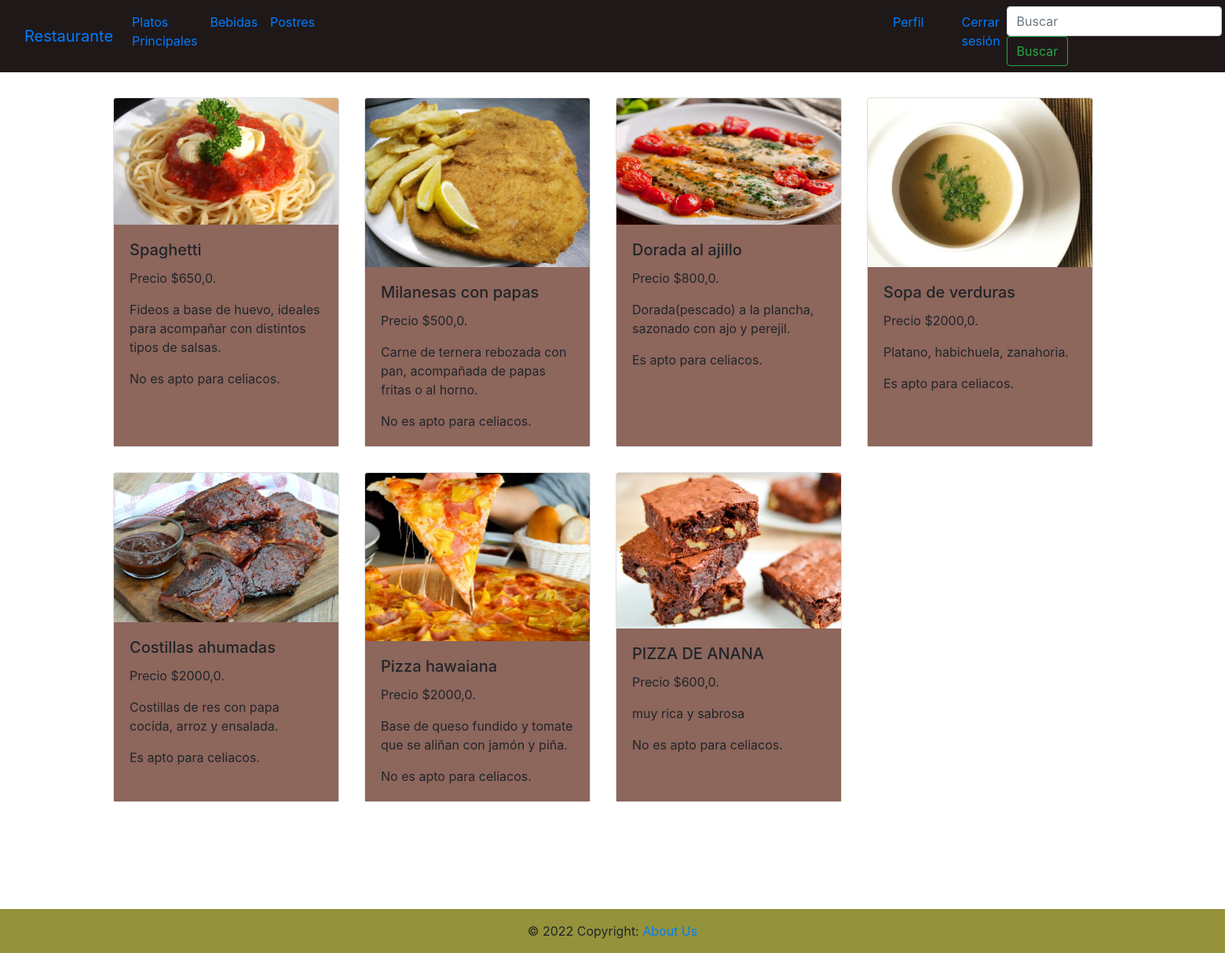
/lunch/foods_list/ (signed in), run on the app's committed database.
### lunch/models.py (models this page shows, shortened)
class principal(models.Model):
    name = models.CharField(max_length=40)
    price = models.FloatField()
    description = models.CharField(max_length=300, blank=True, null=True)
    celiac = models.BooleanField()
    image = models.ImageField(upload_to='lunch/', blank=True, null=True)

### lunch/views.py (the view)
# urls.py: path("foods_list/", foods_list , name="foods_list"),
def foods_list(request):
    foods = principal.objects.all()
    context= {
        "foods": foods
    }
    return render(request, "foods/foods_list.html", context=context)

### templates/foods/foods_list.html (shortened to what this page needs)
{% extends "base.html" %}
{% block contenido_que_cambia %}
<div   style="margin-top:2rem; margin-left:7rem; margin-bottom:7rem ; display: flex; flex-direction: row; flex-wrap: wrap; max-width: 100vmin;
min-width: 80vmax">
{% for food in foods %}
<div class="card" style="width: 18rem; margin-bottom:2rem; margin-left:2rem">
    {% if food.image %}
    <img src="{{food.image.url}}" class="card-img-top">
    {% endif %}
        <div class="card-body" style="background-color:rgba(141, 102, 92)">
            <h5 class="card-title"> {{ food.name }}</h5>
            <p class="card-text">Precio ${{ food.price }}.
            <p></p>    {{food.description}}
            <p></p> {% if food.celiac == True %} Es apto para celiacos.{% else %} No es apto para celiacos. {%endif%}
        </div>
    </div>
    {%endfor%}
    {% endblock %}

### templates/base.html (style rules this page uses)
body { background-image: url('https://images.pexels.com/photos/326279/pexels-photo-326279.jpeg?auto=compress&cs=tinysrgb&w=1260&h=750&dpr=1'); background-repeat: no-repeat; background-attachment: fixed; background-size: 100% 100%; }

### data on the page
principal: image (picture), name "Spaghetti", price "650,0", description "Fideos a base de huevo, ideales para acompañar con distintos tipos de salsas.", celiac "No es apto para celiacos."
principal: image (picture), name "Milanesas con papas", price "500,0", description "Carne de ternera rebozada con pan, acompañada de papas fritas o al horno.", celiac "No es apto para celiacos."
principal: image (picture), name "Dorada al ajillo", price "800,0", description "Dorada(pescado) a la plancha, sazonado con ajo y perejil.", celiac "Es apto para celiacos."
principal: image (picture), name "Sopa de verduras", price "2000,0", description "Platano, habichuela, zanahoria.", celiac "Es apto para celiacos."
principal: image (picture), name "Costillas ahumadas", price "2000,0", description "Costillas de res con papa cocida, arroz y ensalada.", celiac "Es apto para celiacos."
principal: image (picture), name "Pizza hawaiana", price "2000,0", description "Base de queso fundido y tomate que se aliñan con jamón y piña.", celiac "No es apto para celiacos."
principal: image (picture), name "PIZZA DE ANANA", price "600,0", description "muy rica y sabrosa", celiac "No es apto para celiacos."
